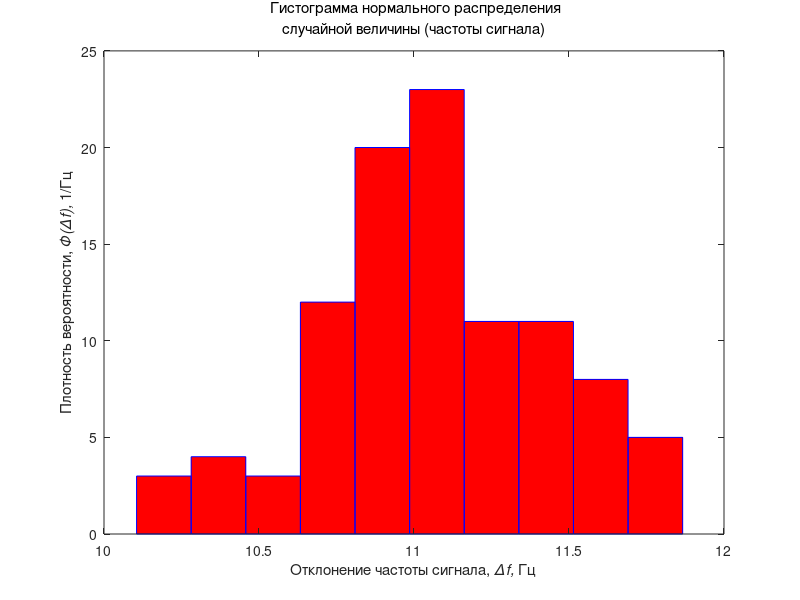
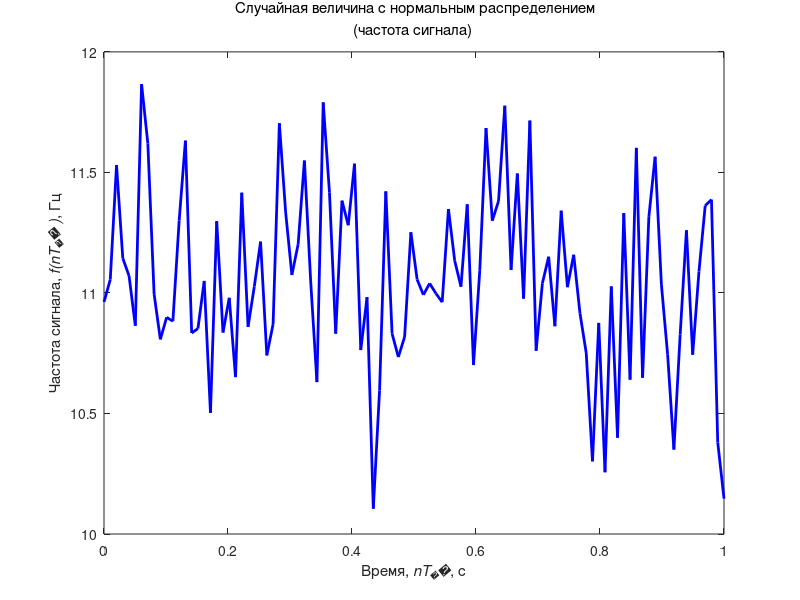
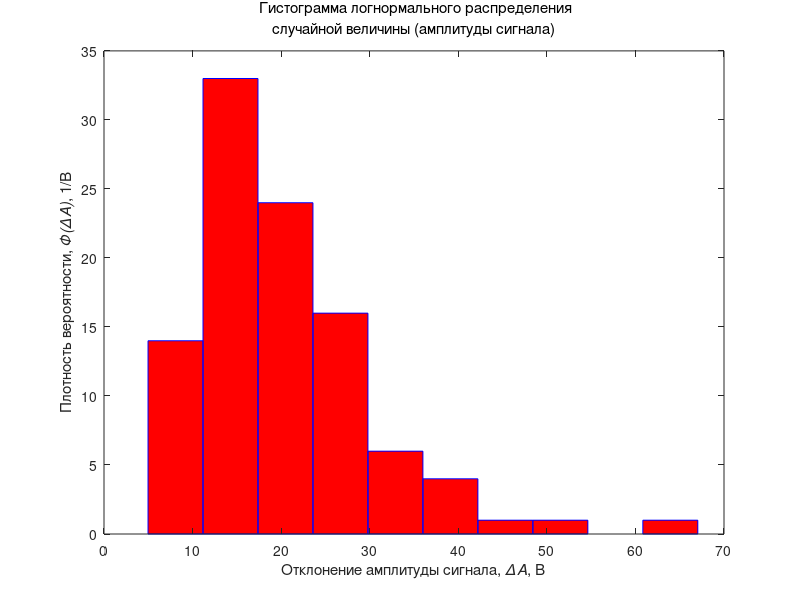
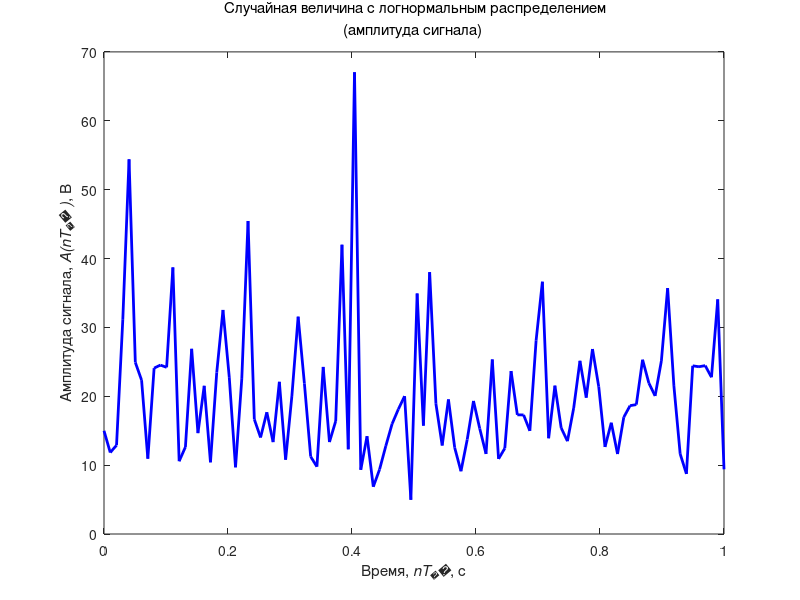

Here is the MATLAB script that generated these plots, in order:
pkg load statistics
pkg load signal

% Имитационное моделирование случайных сигналов
% Расчет энергетических характеристик сигнала
clear all; % Очищаем память
close all; % Закрываем все окна с графиками
clc; % Очистка окна команд и сообщений
tColor='b'; % Цвет графиков во временной области
Color0='r'; % Цвет графиков эталонного сигнала
tColorLight=[0.3 0.7 0.9]; % Цвет графиков во временной области
fColor=[1 0.4 0]; % Цвет графиков в частотной области
eColor=[0.85 0.325 0.098]; % Цвет графиков погрешности
eColorLight=[0.9 0.9 0.4]; % Цвет графиков погрешности
eColorDark=[0.635 0.078 0.184]; % Цвет графиков погрешности
fd=100; % Частота дискретизации, Гц
tmin=0; tmax=1; dt=tmax-tmin; % Интервал определения функции
N = dt*fd; % Количество отсчетов

f_mu = 11; % Математическое ожидание частоты сигнала
f_sigma = 0.4; % Среднеквадратичное отклонение частоты сигнала
A_mu = 3;
A_sigma = 0.5;

f_a = f_mu-5*f_sigma; % Интервал случайного распределения
f_b = f_mu+5*f_sigma; % частоты
% A_a = 10; A_b = 12; % Интервал случайного распределения амплитуды
% dA = A_b-A_a; % Длина интервала случайного распределения амплитуды
%rng(2020); % Инициализация генератора случайных чисел
% freq1 = 11;

% Моделирование случайного сигнала с нормальным распределением
% (частота псевдослучайного сигнала)
td = linspace(tmin,tmax,N); % Формирование области определения

% x = 0:1:100
%f_prob = makedist('Normal',f_mu,f_sigma); % Распределение вероятности
% f_prob = unifpdf(x)
% f = random(f_prob,N,1); % Формирование значений
f = normrnd(f_mu, f_sigma, N)(:)'(1:1:N)
% f = normrnd(f_mu, f_sigma)
% f_plot = normrnd(f_mu, f_sigma, N*100)(:)'(1:1:N*100)
% Формирование гистограммы
Npsd = 50; % Количество точек гистограммы
nBars = 10; % Количество прямоугольников гистограммы

% figure; histogram(f,nBars,'EdgeColor',eColorDark,...
figure; %hist(f, nBars, ... %,'EdgeColor',eColorDark,...

%'Normalization','pdf','FaceColor',eColor,...
%'LineWidth',3); % Экспериментальная
hist(f, nBars,"facecolor", "r", "edgecolor", "b");


title({'\rm Гистограмма нормального распределения',...
'случайной величины (частоты сигнала)'}); % Заголовок
xlabel('Отклонение частоты сигнала,\it \Deltaf,\rm Гц'); % Надпись оси абсцисс
ylabel('Плотность вероятности,\it \Phi(\Deltaf),\rm 1/Гц'); % Надпись оси ординат
% Формирование теоретической функции плотности распределения
%f_pdf = f_a:(f_b-f_a)/Npsd:f_b; % Область определения
%Phi_f = pdf(f_prob,f_pdf); % Плотность распределения

% Формирование графика
% hold on; hist(f_plot, nBars*100,"facecolor", "r", "edgecolor", "b");
%legend('Экспериментальная','Теоретическая','Location','northeast');

% Формирование графика
figure;plot(td,f,'Color',tColor,'LineWidth',2);
set(get(gcf, 'CurrentAxes'), 'FontSize', 10); % Изменение шрифта
title({'\rm Случайная величина с нормальным распределением','(частота сигнала)'
}); % Заголовок
xlabel('Время,\it nT_д\rm, с'); % Надпись оси абсцисс
ylabel('Частота сигнала,\it f(nT_д )\rm, Гц'); % Надпись оси ординат

% Моделирование случайного сигнала с равномерным распределением
% (амплитуда псевдослучайного сигнала)

% A_prob = makedist('Uniform',A_a,A_b); % Распределение вероятности
%A = random(A_prob,N,1); % Формирование значений

A = lognrnd(A_mu, A_sigma, N)(:)'(1:1:N)

% Формирование гистограммы
Npsd = 50; % Количество точек гистограммы
nBars = 10; % Количество прямоугольников гистограммы

figure; %histogram(A,nBars,'EdgeColor',eColorDark,...
%'Normalization','pdf','FaceColor',eColor,...
%'LineWidth',3); % Экспериментальная
hist(A, nBars,"facecolor", "r", "edgecolor", "b");

title({'\rm Гистограмма логнормального распределения',...
'случайной величины (амплитуды сигнала)'}); % Заголовок
xlabel('Отклонение амплитуды сигнала,\it \DeltaA\rm, В'); % Надпись оси абсцисс
ylabel('Плотность вероятности,\it \Phi(\DeltaA)\rm, 1/В'); % Надпись оси ординат
% Формирование теоретической функции плотности распределения
% A_pdf = A_a-0.25*dA:dA/Npsd:A_b+0.25*dA; % Область определения
% Phi_A = pdf(A_prob,A_pdf); % Плотность распределения
% Формирование графикаЫЫ
% hold on; plot(A_pdf,Phi_A,'Color',Color0,'LineWidth',3);
% legend('Экспериментальная','Теоретическая','Location','northeast');

% Формирование графика
figure;plot(td,A,'Color',tColor,'LineWidth',2);
set(get(gcf, 'CurrentAxes'), 'FontSize', 10); % Изменение шрифта
title({'\rm Случайная величина с логнормальным распределением','(амплитуда сигнала)'}); % Заголовок
xlabel('Время,\it nT_д\rm, с'); % Надпись оси абсцисс
ylabel('Амплитуда сигнала,\it A(nT_д )\rm, В'); % Надпись оси ординат

% Моделирование псевдослучайного гармонического сигнала
xd = A.*cos(2*pi*f.*td); % Формирование значений
% Формирование графика
figure;plot(td,xd,'Color',tColor,'LineWidth',2);
set(get(gcf, 'CurrentAxes'), 'FontSize', 10); % Изменение шрифта
title({'\rm Псевдослучайный гармонический сигнал'}); % Заголовок
xlabel('Время,\it nT_д\rm, с'); % Надпись оси абсцисс
ylabel('Сигнал,\it x(nT_д )\rm, В'); % Надпись оси ординат


xd
typeinfo(xd)
% Формирование функции спектральной плотности мощности
[psd,freq] = periodogram(xd,rectwin(length(xd)),...
length(xd),fd,'psd'); % Формирование значений
% Формирование графика
figure; plot(freq,psd,'Color',fColor,'LineWidth',2);
set(get(gcf, 'CurrentAxes'), 'FontSize', 10); % Изменение шрифта
title({'\rm Функция спектральной плотности мощности',...
'псевдослучайного гармонического сигнала'}); % Заголовок
xlabel('Частота,\it f\rm, Гц'); % Надпись оси абсцисс
ylabel('Спектральная плотность мощности,\it S(f)\rm, Вт/Гц'); % Надпись оси ординат